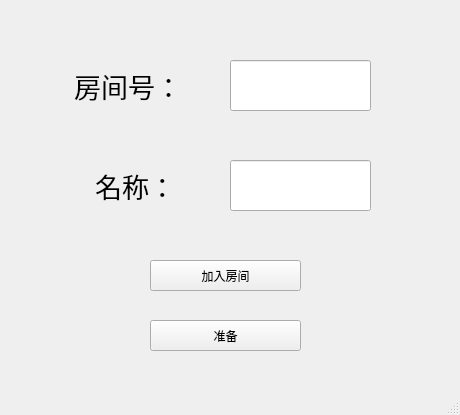
<?xml version="1.0" encoding="UTF-8"?>
<ui version="4.0">
 <class>rooms</class>
 <widget class="QMainWindow" name="rooms">
  <property name="geometry">
   <rect>
    <x>0</x>
    <y>0</y>
    <width>460</width>
    <height>415</height>
   </rect>
  </property>
  <property name="minimumSize">
   <size>
    <width>460</width>
    <height>415</height>
   </size>
  </property>
  <property name="maximumSize">
   <size>
    <width>460</width>
    <height>415</height>
   </size>
  </property>
  <property name="windowTitle">
   <string>MainWindow</string>
  </property>
  <widget class="QWidget" name="centralwidget">
   <widget class="QLabel" name="room_1">
    <property name="geometry">
     <rect>
      <x>51</x>
      <y>40</y>
      <width>131</width>
      <height>92</height>
     </rect>
    </property>
    <property name="font">
     <font>
      <pointsize>20</pointsize>
     </font>
    </property>
    <property name="text">
     <string>房间号：</string>
    </property>
    <property name="alignment">
     <set>Qt::AlignRight|Qt::AlignTrailing|Qt::AlignVCenter</set>
    </property>
   </widget>
   <widget class="QLabel" name="name_1">
    <property name="geometry">
     <rect>
      <x>70</x>
      <y>120</y>
      <width>131</width>
      <height>131</height>
     </rect>
    </property>
    <property name="font">
     <font>
      <pointsize>20</pointsize>
     </font>
    </property>
    <property name="text">
     <string>名称：</string>
    </property>
    <property name="alignment">
     <set>Qt::AlignCenter</set>
    </property>
   </widget>
   <widget class="QLineEdit" name="room_edit">
    <property name="geometry">
     <rect>
      <x>230</x>
      <y>60</y>
      <width>141</width>
      <height>51</height>
     </rect>
    </property>
   </widget>
   <widget class="QLineEdit" name="name_edit">
    <property name="geometry">
     <rect>
      <x>230</x>
      <y>160</y>
      <width>141</width>
      <height>51</height>
     </rect>
    </property>
   </widget>
   <widget class="QPushButton" name="goin">
    <property name="geometry">
     <rect>
      <x>150</x>
      <y>260</y>
      <width>151</width>
      <height>31</height>
     </rect>
    </property>
    <property name="text">
     <string>加入房间</string>
    </property>
   </widget>
   <widget class="QPushButton" name="ready">
    <property name="geometry">
     <rect>
      <x>150</x>
      <y>320</y>
      <width>151</width>
      <height>31</height>
     </rect>
    </property>
    <property name="text">
     <string>准备</string>
    </property>
   </widget>
   <widget class="QLabel" name="number">
    <property name="geometry">
     <rect>
      <x>180</x>
      <y>360</y>
      <width>121</width>
      <height>51</height>
     </rect>
    </property>
    <property name="font">
     <font>
      <pointsize>14</pointsize>
     </font>
    </property>
    <property name="text">
     <string/>
    </property>
    <property name="alignment">
     <set>Qt::AlignCenter</set>
    </property>
   </widget>
   <widget class="QLabel" name="persons">
    <property name="geometry">
     <rect>
      <x>450</x>
      <y>360</y>
      <width>121</width>
      <height>51</height>
     </rect>
    </property>
    <property name="font">
     <font>
      <pointsize>14</pointsize>
     </font>
    </property>
    <property name="text">
     <string/>
    </property>
    <property name="alignment">
     <set>Qt::AlignCenter</set>
    </property>
   </widget>
  </widget>
  <widget class="QMenuBar" name="menubar">
   <property name="geometry">
    <rect>
     <x>0</x>
     <y>0</y>
     <width>460</width>
     <height>19</height>
    </rect>
   </property>
  </widget>
  <widget class="QStatusBar" name="statusbar"/>
 </widget>
 <resources/>
 <connections/>
</ui>
